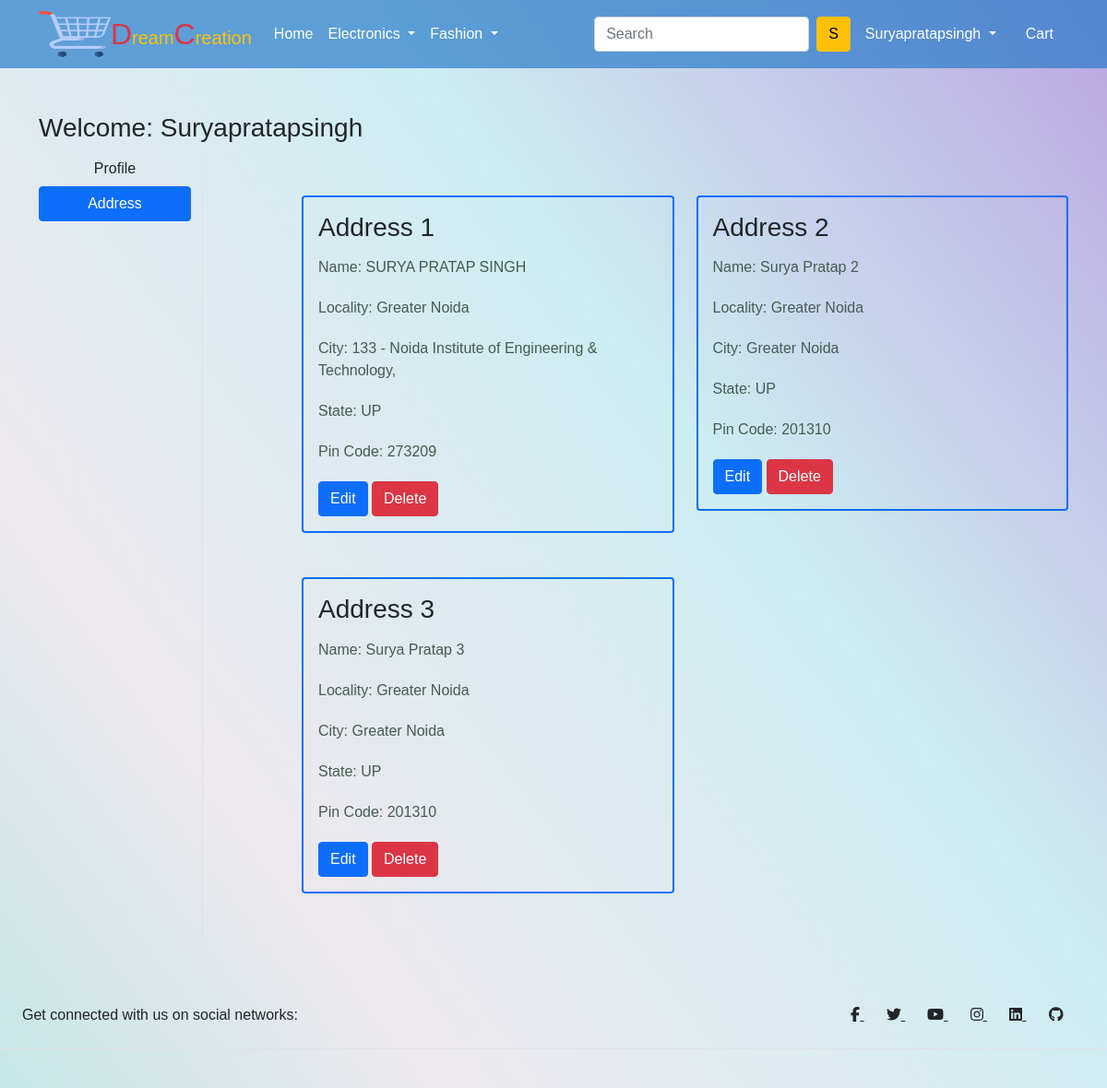
Page /address/ (signed in, upper part) on the earlier database version.
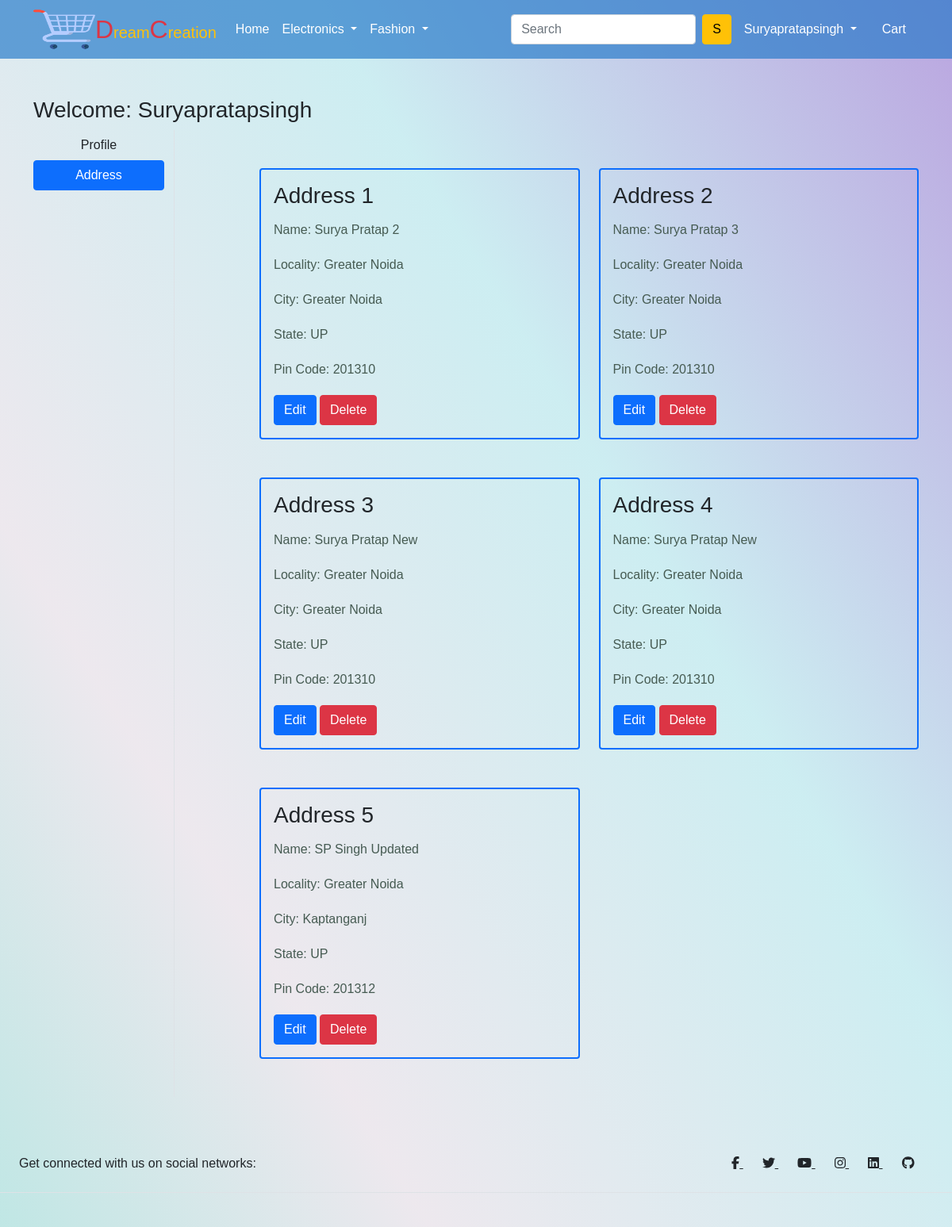
Same page on the later database version.
### app/models.py (models this page shows, shortened)
class Customer(models.Model):
    user=models.ForeignKey(User,on_delete=models.CASCADE)
    name=models.CharField(max_length=200)
    locality=models.CharField(max_length=200)
    city=models.CharField(max_length=50)
    zipcode=models.IntegerField()
    state=models.CharField(choices=STATE_CHOICES,max_length=50)

### app/views.py (the view)
# urls.py: path('address/', views.address, name='address'),
@login_required
def address(request):
    add = Customer.objects.filter(user=request.user)
    return render(request, 'app/address.html', {'add': add, 'active': 'btn-primary'})

### app/templates/app/address.html (shortened to what this page needs)
{% extends 'app/base.html' %}
{% load static %}
{% block main-content %}
<div class="container my-5">
    <div class="row">
        <h3>Welcome: <span class="text-capitalize">{{ request.user }}</span></h3>
        <div class="col-sm-2 border-end">
            <ul class="list-unstyled">
                <li class="d-grid"><a href="{% url 'profile' %}" class="btn">Profile</a></li>
                <li class="d-grid"><a href="{% url 'address' %}" class="btn {{ active }}">Address</a></li>
            </ul>
        </div>
        <div class="col-sm-9 offset-sm-1 mt-5">
            <div class="row">
                {% for ad in add %}
                <div class="col-sm-6">
                    <div class="card bg-transparent border border-primary border-2 border-rounded mb-5">
                        <div class="card-body">
                            <h3>Address {{ forloop.counter }}</h3>
                            <p>Name: {{ ad.name }}</p>
                            <p>Locality: {{ ad.locality }}</p>
                            <p>City: {{ ad.city }}</p>
                            <p>State: {{ ad.state }}</p>
                            <p>Pin Code: {{ ad.zipcode }}</p>
                            <div class="mt-3">
                                <a href="{% url 'edit_address' address_id=ad.id %}" class="btn btn-primary">Edit</a>
                                <form action="{% url 'delete_address' address_id=ad.id %}" method="post" style="display: inline;">
                                    <button type="submit" class="btn btn-danger">Delete</button>
                                </form>
                            </div>
                        </div>
                    </div>
                </div>
                {% endfor %}
            </div>
        </div>
    </div>
</div>
{% endblock main-content %}

Differences in the rows shown:
removed Customer: name "SURYA PRATAP SINGH", locality "Greater Noida", city "133 - Noida Institute of Engineering & Technology,", state "UP", zipcode "273209"
added Customer: name "Surya Pratap New", locality "Greater Noida", city "Greater Noida", state "UP", zipcode "201310"
added Customer: name "Surya Pratap New", locality "Greater Noida", city "Greater Noida", state "UP", zipcode "201310"
added Customer: name "SP Singh Updated", locality "Greater Noida", city "Kaptanganj", state "UP", zipcode "201312"
